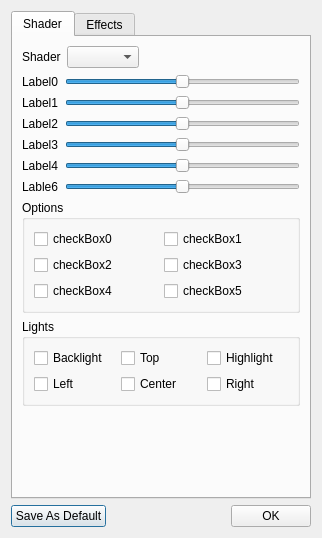
<?xml version="1.0" encoding="UTF-8"?>
<ui version="4.0">
 <class>ShaderDialog</class>
 <widget class="QDialog" name="ShaderDialog">
  <property name="geometry">
   <rect>
    <x>0</x>
    <y>0</y>
    <width>322</width>
    <height>538</height>
   </rect>
  </property>
  <property name="windowTitle">
   <string>Appearance</string>
  </property>
  <property name="styleSheet">
   <string notr="true">QToolButton {
   color: #333;
   background-color: #666;
   border-width: 2px;
   border-color: #CCC;
   border-style: solid;
   border-radius: 5;
   padding: 0px;
   min-width: 50px;
   max-width: 50px;
   min-height: 30px;
   max-height: 30px;
}

QToolButton[gradient=&quot;true&quot;] {
   border-width: 1px; 
   border-color: #333;
   border-style: solid; 
   border-radius: 1; 
   padding: 0px; 
   min-width: 200px;
   height: 30px;
}

QToolButton:pressed {
   border-color: #222;
}
</string>
  </property>
  <layout class="QVBoxLayout" name="verticalLayout_4">
   <item>
    <widget class="QTabWidget" name="shaderFilterTabWidget">
     <property name="currentIndex">
      <number>0</number>
     </property>
     <widget class="QWidget" name="tab">
      <attribute name="title">
       <string>Shader</string>
      </attribute>
      <layout class="QVBoxLayout" name="verticalLayout">
       <item>
        <layout class="QHBoxLayout" name="horizontalLayout_5">
         <item>
          <widget class="QLabel" name="label_10">
           <property name="text">
            <string>Shader</string>
           </property>
          </widget>
         </item>
         <item>
          <widget class="QComboBox" name="shaderCombo"/>
         </item>
         <item>
          <spacer name="horizontalSpacer_4">
           <property name="orientation">
            <enum>Qt::Horizontal</enum>
           </property>
           <property name="sizeHint" stdset="0">
            <size>
             <width>40</width>
             <height>20</height>
            </size>
           </property>
          </spacer>
         </item>
        </layout>
       </item>
       <item>
        <layout class="QGridLayout" name="gridLayout_2">
         <item row="0" column="0">
          <widget class="QLabel" name="label0">
           <property name="text">
            <string>Label0</string>
           </property>
          </widget>
         </item>
         <item row="1" column="0">
          <widget class="QLabel" name="label1">
           <property name="text">
            <string>Label1</string>
           </property>
          </widget>
         </item>
         <item row="2" column="0">
          <widget class="QLabel" name="label2">
           <property name="text">
            <string>Label2</string>
           </property>
          </widget>
         </item>
         <item row="3" column="0">
          <widget class="QLabel" name="label3">
           <property name="text">
            <string>Label3</string>
           </property>
          </widget>
         </item>
         <item row="0" column="1">
          <widget class="QSlider" name="slider0">
           <property name="maximum">
            <number>100</number>
           </property>
           <property name="value">
            <number>50</number>
           </property>
           <property name="sliderPosition">
            <number>50</number>
           </property>
           <property name="orientation">
            <enum>Qt::Horizontal</enum>
           </property>
          </widget>
         </item>
         <item row="1" column="1">
          <widget class="QSlider" name="slider1">
           <property name="maximum">
            <number>100</number>
           </property>
           <property name="value">
            <number>50</number>
           </property>
           <property name="orientation">
            <enum>Qt::Horizontal</enum>
           </property>
          </widget>
         </item>
         <item row="2" column="1">
          <widget class="QSlider" name="slider2">
           <property name="maximum">
            <number>100</number>
           </property>
           <property name="value">
            <number>50</number>
           </property>
           <property name="orientation">
            <enum>Qt::Horizontal</enum>
           </property>
          </widget>
         </item>
         <item row="4" column="0">
          <widget class="QLabel" name="label4">
           <property name="text">
            <string>Label4</string>
           </property>
          </widget>
         </item>
         <item row="4" column="1">
          <widget class="QSlider" name="slider4">
           <property name="maximum">
            <number>100</number>
           </property>
           <property name="value">
            <number>50</number>
           </property>
           <property name="orientation">
            <enum>Qt::Horizontal</enum>
           </property>
          </widget>
         </item>
         <item row="5" column="0">
          <widget class="QLabel" name="label5">
           <property name="text">
            <string>Lable6</string>
           </property>
          </widget>
         </item>
         <item row="5" column="1">
          <widget class="QSlider" name="slider5">
           <property name="maximum">
            <number>100</number>
           </property>
           <property name="value">
            <number>50</number>
           </property>
           <property name="orientation">
            <enum>Qt::Horizontal</enum>
           </property>
          </widget>
         </item>
         <item row="3" column="1">
          <widget class="QSlider" name="slider3">
           <property name="maximum">
            <number>100</number>
           </property>
           <property name="value">
            <number>50</number>
           </property>
           <property name="orientation">
            <enum>Qt::Horizontal</enum>
           </property>
          </widget>
         </item>
        </layout>
       </item>
       <item>
        <widget class="QGroupBox" name="optionBox">
         <property name="title">
          <string>Options</string>
         </property>
         <layout class="QGridLayout" name="gridLayout_5">
          <item row="0" column="0">
           <widget class="QCheckBox" name="checkBox0">
            <property name="text">
             <string>checkBox0</string>
            </property>
           </widget>
          </item>
          <item row="0" column="1">
           <widget class="QCheckBox" name="checkBox1">
            <property name="text">
             <string>checkBox1</string>
            </property>
           </widget>
          </item>
          <item row="1" column="0">
           <widget class="QCheckBox" name="checkBox2">
            <property name="text">
             <string>checkBox2</string>
            </property>
           </widget>
          </item>
          <item row="1" column="1">
           <widget class="QCheckBox" name="checkBox3">
            <property name="text">
             <string>checkBox3</string>
            </property>
           </widget>
          </item>
          <item row="2" column="0">
           <widget class="QCheckBox" name="checkBox4">
            <property name="text">
             <string>checkBox4</string>
            </property>
           </widget>
          </item>
          <item row="2" column="1">
           <widget class="QCheckBox" name="checkBox5">
            <property name="text">
             <string>checkBox5</string>
            </property>
           </widget>
          </item>
         </layout>
        </widget>
       </item>
       <item>
        <widget class="QGroupBox" name="lightBox">
         <property name="title">
          <string>Lights</string>
         </property>
         <layout class="QGridLayout" name="gridLayout_4">
          <item row="0" column="0">
           <widget class="QCheckBox" name="lightBox0">
            <property name="text">
             <string>Backlight</string>
            </property>
           </widget>
          </item>
          <item row="0" column="1">
           <widget class="QCheckBox" name="lightBox1">
            <property name="text">
             <string>Top</string>
            </property>
           </widget>
          </item>
          <item row="0" column="2">
           <widget class="QCheckBox" name="lightBox2">
            <property name="text">
             <string>Highlight</string>
            </property>
           </widget>
          </item>
          <item row="1" column="0">
           <widget class="QCheckBox" name="lightBox3">
            <property name="text">
             <string>Left</string>
            </property>
           </widget>
          </item>
          <item row="1" column="1">
           <widget class="QCheckBox" name="lightBox4">
            <property name="text">
             <string>Center</string>
            </property>
           </widget>
          </item>
          <item row="1" column="2">
           <widget class="QCheckBox" name="lightBox5">
            <property name="text">
             <string>Right</string>
            </property>
           </widget>
          </item>
         </layout>
        </widget>
       </item>
       <item>
        <spacer name="verticalSpacer">
         <property name="orientation">
          <enum>Qt::Vertical</enum>
         </property>
         <property name="sizeHint" stdset="0">
          <size>
           <width>20</width>
           <height>0</height>
          </size>
         </property>
        </spacer>
       </item>
      </layout>
     </widget>
     <widget class="QWidget" name="tab_2">
      <attribute name="title">
       <string>Effects</string>
      </attribute>
      <layout class="QVBoxLayout" name="verticalLayout_3">
       <item>
        <widget class="QCheckBox" name="antialias">
         <property name="text">
          <string>Antialias Edges</string>
         </property>
        </widget>
       </item>
       <item>
        <widget class="QCheckBox" name="border">
         <property name="text">
          <string>Border</string>
         </property>
        </widget>
       </item>
       <item>
        <widget class="QCheckBox" name="ambientOcclusion">
         <property name="text">
          <string>Ambient Occlusion</string>
         </property>
        </widget>
       </item>
       <item>
        <widget class="QGroupBox" name="aoOptionsGroupBox">
         <property name="enabled">
          <bool>false</bool>
         </property>
         <property name="title">
          <string>Options</string>
         </property>
         <layout class="QVBoxLayout" name="verticalLayout_2">
          <item>
           <layout class="QGridLayout" name="gridLayout">
            <item row="0" column="0">
             <widget class="QLabel" name="label">
              <property name="text">
               <string>Radius</string>
              </property>
             </widget>
            </item>
            <item row="0" column="1">
             <widget class="QSlider" name="aoRadius">
              <property name="orientation">
               <enum>Qt::Horizontal</enum>
              </property>
             </widget>
            </item>
            <item row="1" column="0">
             <widget class="QLabel" name="label_2">
              <property name="text">
               <string>Strength</string>
              </property>
             </widget>
            </item>
            <item row="1" column="1">
             <widget class="QSlider" name="aoStrength">
              <property name="orientation">
               <enum>Qt::Horizontal</enum>
              </property>
             </widget>
            </item>
            <item row="2" column="0">
             <widget class="QLabel" name="label_3">
              <property name="text">
               <string>Total</string>
              </property>
             </widget>
            </item>
            <item row="2" column="1">
             <widget class="QSlider" name="aoTotal">
              <property name="orientation">
               <enum>Qt::Horizontal</enum>
              </property>
             </widget>
            </item>
           </layout>
          </item>
         </layout>
        </widget>
       </item>
       <item>
        <spacer name="verticalSpacer_2">
         <property name="orientation">
          <enum>Qt::Vertical</enum>
         </property>
         <property name="sizeHint" stdset="0">
          <size>
           <width>20</width>
           <height>40</height>
          </size>
         </property>
        </spacer>
       </item>
      </layout>
     </widget>
    </widget>
   </item>
   <item>
    <layout class="QHBoxLayout" name="horizontalLayout_2">
     <item>
      <widget class="QPushButton" name="saveAsDefault">
       <property name="text">
        <string>Save As Default</string>
       </property>
      </widget>
     </item>
     <item>
      <spacer name="horizontalSpacer_2">
       <property name="orientation">
        <enum>Qt::Horizontal</enum>
       </property>
       <property name="sizeHint" stdset="0">
        <size>
         <width>40</width>
         <height>20</height>
        </size>
       </property>
      </spacer>
     </item>
     <item>
      <widget class="QPushButton" name="okButton">
       <property name="text">
        <string>OK</string>
       </property>
      </widget>
     </item>
    </layout>
   </item>
  </layout>
 </widget>
 <resources/>
 <connections>
  <connection>
   <sender>okButton</sender>
   <signal>clicked()</signal>
   <receiver>ShaderDialog</receiver>
   <slot>close()</slot>
   <hints>
    <hint type="sourcelabel">
     <x>440</x>
     <y>281</y>
    </hint>
    <hint type="destinationlabel">
     <x>246</x>
     <y>163</y>
    </hint>
   </hints>
  </connection>
 </connections>
</ui>
